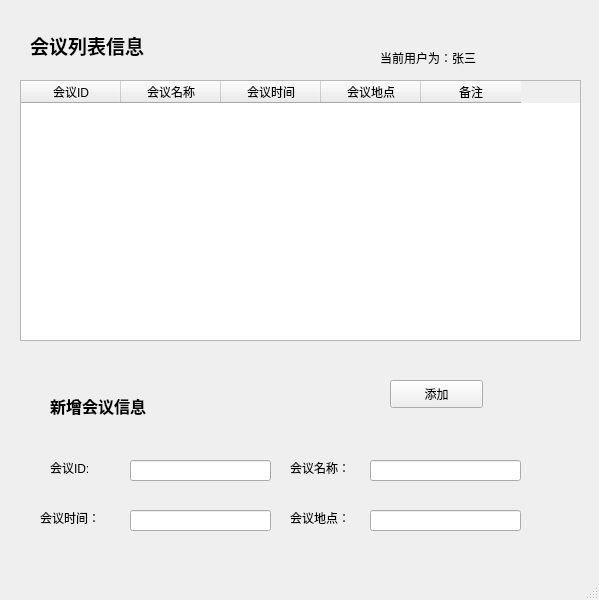
<?xml version="1.0" encoding="UTF-8"?>
<ui version="4.0">
 <class>MainWindow</class>
 <widget class="QMainWindow" name="MainWindow">
  <property name="geometry">
   <rect>
    <x>0</x>
    <y>0</y>
    <width>599</width>
    <height>600</height>
   </rect>
  </property>
  <property name="windowTitle">
   <string>MainWindow</string>
  </property>
  <widget class="QWidget" name="centralwidget">
   <widget class="QPushButton" name="addMeetBtn">
    <property name="geometry">
     <rect>
      <x>390</x>
      <y>380</y>
      <width>93</width>
      <height>28</height>
     </rect>
    </property>
    <property name="text">
     <string>添加</string>
    </property>
   </widget>
   <widget class="QLabel" name="userName">
    <property name="geometry">
     <rect>
      <x>380</x>
      <y>50</y>
      <width>141</width>
      <height>16</height>
     </rect>
    </property>
    <property name="text">
     <string>当前用户为：张三</string>
    </property>
   </widget>
   <widget class="QLabel" name="label_2">
    <property name="geometry">
     <rect>
      <x>30</x>
      <y>30</y>
      <width>171</width>
      <height>31</height>
     </rect>
    </property>
    <property name="font">
     <font>
      <family>微软雅黑</family>
      <pointsize>14</pointsize>
      <weight>75</weight>
      <bold>true</bold>
     </font>
    </property>
    <property name="text">
     <string>会议列表信息</string>
    </property>
   </widget>
   <widget class="QLabel" name="label_3">
    <property name="geometry">
     <rect>
      <x>50</x>
      <y>390</y>
      <width>131</width>
      <height>31</height>
     </rect>
    </property>
    <property name="font">
     <font>
      <family>Aharoni</family>
      <pointsize>12</pointsize>
      <weight>75</weight>
      <bold>true</bold>
     </font>
    </property>
    <property name="text">
     <string>新增会议信息</string>
    </property>
   </widget>
   <widget class="QLabel" name="label_4">
    <property name="geometry">
     <rect>
      <x>50</x>
      <y>460</y>
      <width>72</width>
      <height>15</height>
     </rect>
    </property>
    <property name="text">
     <string>会议ID:</string>
    </property>
   </widget>
   <widget class="QLabel" name="label_5">
    <property name="geometry">
     <rect>
      <x>290</x>
      <y>460</y>
      <width>72</width>
      <height>15</height>
     </rect>
    </property>
    <property name="text">
     <string>会议名称：</string>
    </property>
   </widget>
   <widget class="QLabel" name="label_6">
    <property name="geometry">
     <rect>
      <x>40</x>
      <y>510</y>
      <width>72</width>
      <height>15</height>
     </rect>
    </property>
    <property name="text">
     <string>会议时间：</string>
    </property>
   </widget>
   <widget class="QLabel" name="label_7">
    <property name="geometry">
     <rect>
      <x>290</x>
      <y>510</y>
      <width>72</width>
      <height>15</height>
     </rect>
    </property>
    <property name="text">
     <string>会议地点：</string>
    </property>
   </widget>
   <widget class="QLineEdit" name="meetAddress">
    <property name="geometry">
     <rect>
      <x>370</x>
      <y>510</y>
      <width>151</width>
      <height>21</height>
     </rect>
    </property>
   </widget>
   <widget class="QLineEdit" name="meetId">
    <property name="geometry">
     <rect>
      <x>130</x>
      <y>460</y>
      <width>141</width>
      <height>21</height>
     </rect>
    </property>
   </widget>
   <widget class="QLineEdit" name="meetTime">
    <property name="geometry">
     <rect>
      <x>130</x>
      <y>510</y>
      <width>141</width>
      <height>21</height>
     </rect>
    </property>
   </widget>
   <widget class="QLineEdit" name="meetTitle">
    <property name="geometry">
     <rect>
      <x>370</x>
      <y>460</y>
      <width>151</width>
      <height>21</height>
     </rect>
    </property>
   </widget>
   <widget class="QTableWidget" name="tableWidget">
    <property name="geometry">
     <rect>
      <x>20</x>
      <y>80</y>
      <width>561</width>
      <height>261</height>
     </rect>
    </property>
    <column>
     <property name="text">
      <string>会议ID</string>
     </property>
    </column>
    <column>
     <property name="text">
      <string>会议名称</string>
     </property>
    </column>
    <column>
     <property name="text">
      <string>会议时间</string>
     </property>
    </column>
    <column>
     <property name="text">
      <string>会议地点</string>
     </property>
    </column>
    <column>
     <property name="text">
      <string>备注</string>
     </property>
    </column>
   </widget>
  </widget>
  <widget class="QStatusBar" name="statusbar"/>
 </widget>
 <resources/>
 <connections>
  <connection>
   <sender>addMeetBtn</sender>
   <signal>clicked()</signal>
   <receiver>MainWindow</receiver>
   <slot>addMeetBtn_clicked()</slot>
   <hints>
    <hint type="sourcelabel">
     <x>429</x>
     <y>389</y>
    </hint>
    <hint type="destinationlabel">
     <x>709</x>
     <y>400</y>
    </hint>
   </hints>
  </connection>
 </connections>
 <slots>
  <slot>addMeetBtn_clicked()</slot>
 </slots>
</ui>
